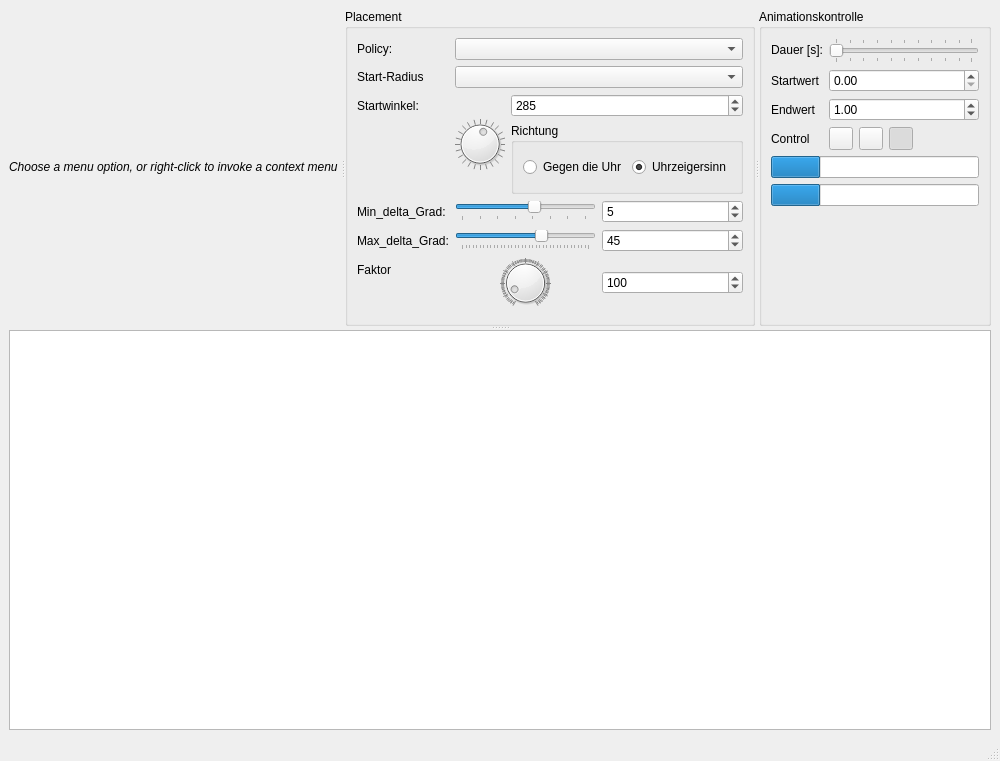
<?xml version="1.0" encoding="UTF-8"?>
<ui version="4.0">
 <class>MainWindow</class>
 <widget class="QMainWindow" name="MainWindow">
  <property name="geometry">
   <rect>
    <x>0</x>
    <y>0</y>
    <width>913</width>
    <height>761</height>
   </rect>
  </property>
  <property name="windowTitle">
   <string>MainWindow</string>
  </property>
  <widget class="QWidget" name="centralwidget">
   <layout class="QVBoxLayout" name="verticalLayout">
    <item>
     <widget class="QSplitter" name="splitterV">
      <property name="orientation">
       <enum>Qt::Orientation::Vertical</enum>
      </property>
      <widget class="QSplitter" name="splitterH">
       <property name="orientation">
        <enum>Qt::Orientation::Horizontal</enum>
       </property>
       <widget class="QLabel" name="infoLabel">
        <property name="text">
         <string>
							   &lt;i&gt;Choose a menu option, or right-click to
							   invoke a context menu&lt;/i&gt;
						   </string>
        </property>
        <property name="alignment">
         <set>Qt::AlignmentFlag::AlignCenter</set>
        </property>
       </widget>
       <widget class="QGroupBox" name="gb_placement">
        <property name="title">
         <string>Placement</string>
        </property>
        <layout class="QFormLayout" name="formLayout">
         <item row="0" column="0">
          <widget class="QLabel" name="label_4">
           <property name="text">
            <string>Policy:</string>
           </property>
          </widget>
         </item>
         <item row="0" column="1">
          <widget class="QComboBox" name="cb_PlacementPolicies">
           <property name="currentIndex">
            <number>-1</number>
           </property>
          </widget>
         </item>
         <item row="2" column="0">
          <widget class="QLabel" name="label">
           <property name="text">
            <string>Startwinkel:</string>
           </property>
          </widget>
         </item>
         <item row="2" column="1">
          <layout class="QHBoxLayout" name="horizontalLayout">
           <item>
            <widget class="QDial" name="d_start">
             <property name="maximum">
              <number>360</number>
             </property>
             <property name="pageStep">
              <number>15</number>
             </property>
             <property name="value">
              <number>165</number>
             </property>
             <property name="sliderPosition">
              <number>165</number>
             </property>
             <property name="orientation">
              <enum>Qt::Orientation::Horizontal</enum>
             </property>
             <property name="invertedAppearance">
              <bool>true</bool>
             </property>
             <property name="invertedControls">
              <bool>false</bool>
             </property>
             <property name="wrapping">
              <bool>true</bool>
             </property>
             <property name="notchTarget">
              <double>15.000000000000000</double>
             </property>
             <property name="notchesVisible">
              <bool>true</bool>
             </property>
            </widget>
           </item>
           <item>
            <layout class="QVBoxLayout" name="vla_start_dir">
             <item>
              <widget class="QSpinBox" name="sb_dstart">
               <property name="readOnly">
                <bool>false</bool>
               </property>
               <property name="buttonSymbols">
                <enum>QAbstractSpinBox::ButtonSymbols::UpDownArrows</enum>
               </property>
               <property name="maximum">
                <number>360</number>
               </property>
               <property name="singleStep">
                <number>1</number>
               </property>
               <property name="value">
                <number>285</number>
               </property>
              </widget>
             </item>
             <item>
              <widget class="QGroupBox" name="gb_direction">
               <property name="title">
                <string>Richtung</string>
               </property>
               <layout class="QHBoxLayout" name="horizontalLayout1">
                <item>
                 <widget class="QRadioButton" name="rb_plus">
                  <property name="text">
                   <string>Gegen die Uhr</string>
                  </property>
                 </widget>
                </item>
                <item>
                 <widget class="QRadioButton" name="rb_minus">
                  <property name="text">
                   <string>Uhrzeigersinn</string>
                  </property>
                  <property name="checked">
                   <bool>true</bool>
                  </property>
                 </widget>
                </item>
               </layout>
              </widget>
             </item>
            </layout>
           </item>
          </layout>
         </item>
         <item row="3" column="0">
          <widget class="QLabel" name="label_2">
           <property name="text">
            <string>Min_delta_Grad:</string>
           </property>
          </widget>
         </item>
         <item row="3" column="1">
          <layout class="QHBoxLayout" name="horizontalLayout2" stretch="1,1">
           <item>
            <widget class="QSlider" name="r_min">
             <property name="minimum">
              <number>-36</number>
             </property>
             <property name="maximum">
              <number>36</number>
             </property>
             <property name="singleStep">
              <number>1</number>
             </property>
             <property name="value">
              <number>5</number>
             </property>
             <property name="orientation">
              <enum>Qt::Orientation::Horizontal</enum>
             </property>
             <property name="tickPosition">
              <enum>QSlider::TickPosition::TicksBelow</enum>
             </property>
            </widget>
           </item>
           <item>
            <widget class="QSpinBox" name="sb_rmin">
             <property name="readOnly">
              <bool>false</bool>
             </property>
             <property name="buttonSymbols">
              <enum>QAbstractSpinBox::ButtonSymbols::UpDownArrows</enum>
             </property>
             <property name="minimum">
              <number>-36</number>
             </property>
             <property name="maximum">
              <number>36</number>
             </property>
             <property name="value">
              <number>5</number>
             </property>
            </widget>
           </item>
          </layout>
         </item>
         <item row="4" column="0">
          <widget class="QLabel" name="label_3">
           <property name="text">
            <string>Max_delta_Grad:</string>
           </property>
          </widget>
         </item>
         <item row="4" column="1">
          <layout class="QHBoxLayout" name="horizontalLayout3" stretch="1,1">
           <item>
            <widget class="QSlider" name="r_max">
             <property name="minimum">
              <number>-180</number>
             </property>
             <property name="maximum">
              <number>180</number>
             </property>
             <property name="singleStep">
              <number>1</number>
             </property>
             <property name="value">
              <number>45</number>
             </property>
             <property name="sliderPosition">
              <number>45</number>
             </property>
             <property name="orientation">
              <enum>Qt::Orientation::Horizontal</enum>
             </property>
             <property name="tickPosition">
              <enum>QSlider::TickPosition::TicksBelow</enum>
             </property>
            </widget>
           </item>
           <item>
            <widget class="QSpinBox" name="sb_rmax">
             <property name="readOnly">
              <bool>false</bool>
             </property>
             <property name="buttonSymbols">
              <enum>QAbstractSpinBox::ButtonSymbols::UpDownArrows</enum>
             </property>
             <property name="minimum">
              <number>-60</number>
             </property>
             <property name="maximum">
              <number>60</number>
             </property>
             <property name="value">
              <number>45</number>
             </property>
            </widget>
           </item>
          </layout>
         </item>
         <item row="5" column="0">
          <widget class="QLabel" name="komischerFaktorLabel">
           <property name="text">
            <string>Faktor</string>
           </property>
          </widget>
         </item>
         <item row="5" column="1">
          <layout class="QHBoxLayout" name="horizontalLayout4">
           <item>
            <widget class="QDial" name="d_faktor">
             <property name="maximum">
              <number>1000</number>
             </property>
             <property name="pageStep">
              <number>100</number>
             </property>
             <property name="value">
              <number>100</number>
             </property>
             <property name="orientation">
              <enum>Qt::Orientation::Horizontal</enum>
             </property>
             <property name="invertedAppearance">
              <bool>false</bool>
             </property>
             <property name="invertedControls">
              <bool>false</bool>
             </property>
             <property name="notchTarget">
              <double>10.000000000000000</double>
             </property>
             <property name="notchesVisible">
              <bool>true</bool>
             </property>
            </widget>
           </item>
           <item>
            <widget class="QSpinBox" name="sb_dfaktor">
             <property name="readOnly">
              <bool>false</bool>
             </property>
             <property name="buttonSymbols">
              <enum>QAbstractSpinBox::ButtonSymbols::UpDownArrows</enum>
             </property>
             <property name="maximum">
              <number>1000</number>
             </property>
             <property name="value">
              <number>100</number>
             </property>
            </widget>
           </item>
          </layout>
         </item>
         <item row="1" column="0">
          <widget class="QLabel" name="startRadiusLabel">
           <property name="text">
            <string>Start-Radius</string>
           </property>
          </widget>
         </item>
         <item row="1" column="1">
          <widget class="QComboBox" name="cb_rstart">
           <property name="currentIndex">
            <number>-1</number>
           </property>
          </widget>
         </item>
        </layout>
       </widget>
       <widget class="QGroupBox" name="gb_anim">
        <property name="title">
         <string>Animationskontrolle</string>
        </property>
        <layout class="QFormLayout" name="formLayout_2">
         <item row="0" column="0">
          <widget class="QLabel" name="label_5">
           <property name="text">
            <string>Dauer [s]:</string>
           </property>
          </widget>
         </item>
         <item row="0" column="1">
          <widget class="QSlider" name="sl_anidur">
           <property name="minimumSize">
            <size>
             <width>150</width>
             <height>0</height>
            </size>
           </property>
           <property name="minimum">
            <number>1</number>
           </property>
           <property name="maximum">
            <number>100</number>
           </property>
           <property name="value">
            <number>1</number>
           </property>
           <property name="orientation">
            <enum>Qt::Orientation::Horizontal</enum>
           </property>
           <property name="tickPosition">
            <enum>QSlider::TickPosition::TicksBothSides</enum>
           </property>
           <property name="tickInterval">
            <number>10</number>
           </property>
          </widget>
         </item>
         <item row="1" column="0">
          <widget class="QLabel" name="startwertLabel">
           <property name="text">
            <string>Startwert</string>
           </property>
          </widget>
         </item>
         <item row="1" column="1">
          <widget class="QDoubleSpinBox" name="dsb_anistartwert"/>
         </item>
         <item row="2" column="0">
          <widget class="QLabel" name="endwertLabel">
           <property name="text">
            <string>Endwert</string>
           </property>
          </widget>
         </item>
         <item row="2" column="1">
          <widget class="QDoubleSpinBox" name="dsb_aniendwert">
           <property name="value">
            <double>1.000000000000000</double>
           </property>
          </widget>
         </item>
         <item row="3" column="0">
          <widget class="QLabel" name="controlLabel">
           <property name="text">
            <string>Control</string>
           </property>
          </widget>
         </item>
         <item row="3" column="1">
          <layout class="QHBoxLayout" name="hla_anictrl">
           <item>
            <widget class="QToolButton" name="tb_rev">
             <property name="icon">
              <iconset theme="QIcon::ThemeIcon::MediaSkipBackward"/>
             </property>
             <property name="checkable">
              <bool>true</bool>
             </property>
            </widget>
           </item>
           <item>
            <widget class="QToolButton" name="tb_playPause">
             <property name="icon">
              <iconset theme="QIcon::ThemeIcon::MediaPlaybackStart"/>
             </property>
             <property name="checkable">
              <bool>true</bool>
             </property>
            </widget>
           </item>
           <item>
            <widget class="QToolButton" name="tb_fwd">
             <property name="icon">
              <iconset theme="QIcon::ThemeIcon::MediaSkipForward"/>
             </property>
             <property name="checkable">
              <bool>true</bool>
             </property>
             <property name="checked">
              <bool>true</bool>
             </property>
            </widget>
           </item>
          </layout>
         </item>
         <item row="4" column="0" colspan="2">
          <layout class="QVBoxLayout" name="verticalLayout_2">
           <item>
            <widget class="QProgressBar" name="pb_aniTime">
             <property name="sizePolicy">
              <sizepolicy hsizetype="Expanding" vsizetype="Minimum">
               <horstretch>0</horstretch>
               <verstretch>0</verstretch>
              </sizepolicy>
             </property>
             <property name="minimumSize">
              <size>
               <width>0</width>
               <height>10</height>
              </size>
             </property>
             <property name="value">
              <number>24</number>
             </property>
             <property name="textVisible">
              <bool>false</bool>
             </property>
            </widget>
           </item>
           <item>
            <widget class="QProgressBar" name="pb_aniFullTime">
             <property name="sizePolicy">
              <sizepolicy hsizetype="Expanding" vsizetype="Minimum">
               <horstretch>0</horstretch>
               <verstretch>0</verstretch>
              </sizepolicy>
             </property>
             <property name="minimumSize">
              <size>
               <width>0</width>
               <height>10</height>
              </size>
             </property>
             <property name="value">
              <number>24</number>
             </property>
             <property name="textVisible">
              <bool>false</bool>
             </property>
            </widget>
           </item>
          </layout>
         </item>
        </layout>
       </widget>
      </widget>
      <widget class="QGraphicsView" name="gv">
       <property name="sizePolicy">
        <sizepolicy hsizetype="MinimumExpanding" vsizetype="MinimumExpanding">
         <horstretch>0</horstretch>
         <verstretch>0</verstretch>
        </sizepolicy>
       </property>
       <property name="minimumSize">
        <size>
         <width>600</width>
         <height>400</height>
        </size>
       </property>
       <property name="lineWidth">
        <number>3</number>
       </property>
       <property name="midLineWidth">
        <number>1</number>
       </property>
       <property name="renderHints">
        <set>QPainter::RenderHint::Antialiasing|QPainter::RenderHint::TextAntialiasing</set>
       </property>
       <property name="resizeAnchor">
        <enum>QGraphicsView::ViewportAnchor::AnchorUnderMouse</enum>
       </property>
      </widget>
     </widget>
    </item>
   </layout>
  </widget>
  <widget class="QMenuBar" name="menubar">
   <property name="geometry">
    <rect>
     <x>0</x>
     <y>0</y>
     <width>913</width>
     <height>21</height>
    </rect>
   </property>
  </widget>
  <widget class="QStatusBar" name="statusbar"/>
 </widget>
 <resources/>
 <connections/>
</ui>
